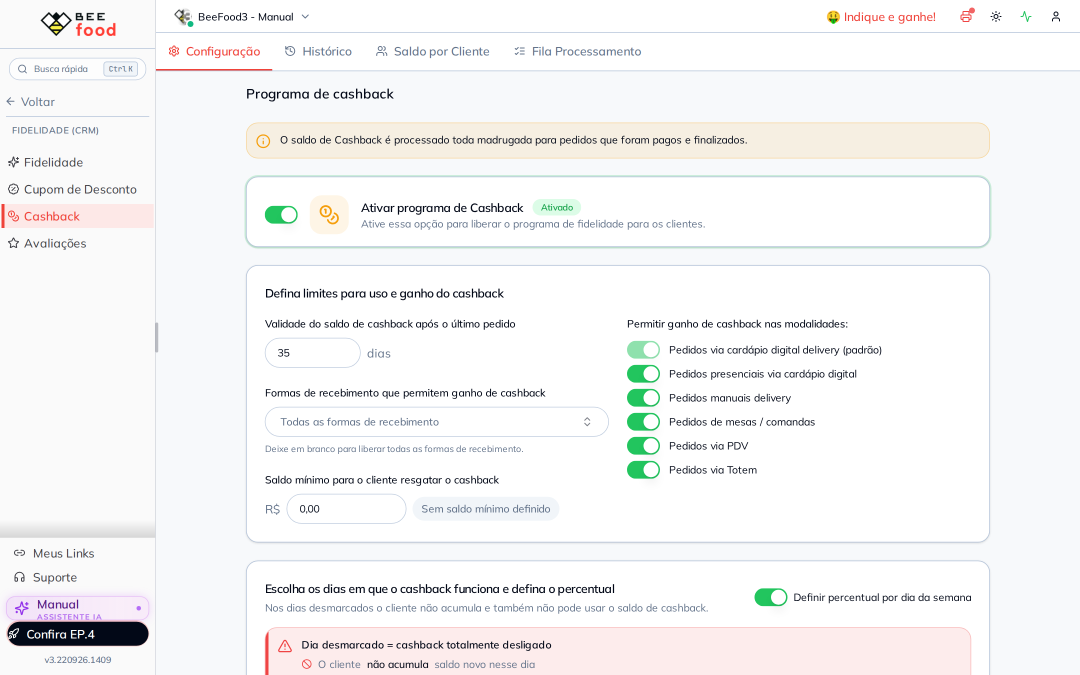
#> input picture manuais/totem-cupom-cashback/imagens-puras/03-crm-cashback-modalidade-totem.png, 2160 x 1350 px, given in place of 01-crm-cupons-canal-totem.png, which was not available (shown at 1/2 size); the run also reads 1 picture not shown here
$ python annotate.py
#> lines starting #> are read from the running program, lines starting #| are printed output that depends on the picture; pictures that were not available may be replaced by others from this repository, and a replacement may not be noted
"""Anota os screenshots do #122 — Cupom e cashback no totem.

Coordenadas em pixels **da imagem já recortada** (o recorte entra antes das
setas). Cada seta sai de um espaço vazio e mira a borda do elemento, nunca o
meio do texto.

Três padrões de recorte:

- **Página do painel**: sai a barra de cima (o "Indique e ganhe!") e entra uma
  faixa branca no alto, onde ficam as etiquetas do menu lateral.
- **Modal do cupom**: recorta no modal e cola faixa branca — à esquerda quando a
  seta vem da margem, à direita quando o alvo é o interruptor no fim da linha.
- **Totem** (1080x1920): a barra de cima desenha o logotipo retangular da loja
  dentro de um espaço quadrado e ele sai cortado; onde ela não ensina nada, o
  recorte a deixa de fora.
"""
import math
import os

from PIL import Image, ImageDraw, ImageFont

SRC = "imagens-puras"
OUT = "imagens-tratadas"
os.makedirs(OUT, exist_ok=True)

GREEN = (22, 150, 78)
WHITE = (255, 255, 255)
A_LINE = 235
A_BADGE = 245
FONT_CANDIDATES = [
    "/usr/share/fonts/truetype/croscore/Arimo-Bold.ttf",
    "/usr/share/fonts/truetype/dejavu/DejaVuSans-Bold.ttf",
]


def font(sz):
    for caminho in FONT_CANDIDATES:
        if os.path.exists(caminho):
            return ImageFont.truetype(caminho, sz)
    raise RuntimeError("nenhuma fonte bold encontrada")


def draw_arrow(d, x0, y0, x1, y1, w):
    col = GREEN + (A_LINE,)
    d.line([(x0, y0), (x1, y1)], fill=col, width=w)
    ang = math.atan2(y1 - y0, x1 - x0)
    L = w * 4.0
    for s in (0.5, -0.5):
        d.line([(x1, y1), (x1 - L * math.cos(ang - s), y1 - L * math.sin(ang - s))],
               fill=col, width=w)


def badge(d, cx, cy, r, num, fnt):
    d.ellipse([cx - r - 3, cy - r - 3, cx + r + 3, cy + r + 3], fill=WHITE + (245,))
    d.ellipse([cx - r, cy - r, cx + r, cy + r], fill=GREEN + (A_BADGE,))
    t = str(num)
    bb = d.textbbox((0, 0), t, font=fnt)
    d.text((cx - (bb[2] - bb[0]) / 2 - bb[0], cy - (bb[3] - bb[1]) / 2 - bb[1]),
           t, fill=WHITE, font=fnt)


def annotate(name, markers=(), ring=(), crop=None, pad_left=0, pad_top=0,
             pad_right=0, r=None, w=None, out_name=None):
#> called with name = '01-crm-cupons-canal-totem.png', ring = (), crop = (0, 86, 2160, 1290), pad_left = 0, pad_top = 110, pad_right = 0, r = 27, w = 4
    img = Image.open(os.path.join(SRC, name)).convert("RGBA")
    if crop:
        img = img.crop(crop)
#> img: PIL image 2160x1204 RGBA
    if pad_left or pad_top or pad_right:
        base = Image.new("RGBA",
                         (img.width + pad_left + pad_right, img.height + pad_top),
                         WHITE + (255,))
#> base: PIL image 2160x1314 RGBA; every value is 255
        base.paste(img, (pad_left, pad_top))
        img = base
    W, H = img.size
#> W = 2160; H = 1314
    overlay = Image.new("RGBA", (W, H), (0, 0, 0, 0))
#> overlay: PIL image 2160x1314 RGBA; every value is 0
    d = ImageDraw.Draw(overlay)
    r = r or int(W * 0.0125)
#> r = 27
    fnt = font(int(r * 1.25))
    w = w or max(2, int(W * 0.0022))
#> w = 4
    for (x0, y0, x1, y1) in ring:
        d.rounded_rectangle([x0, y0, x1, y1], radius=int(r * 0.6),
                            outline=GREEN + (A_LINE,), width=w)
    for (num, tx, ty, bx, by) in markers:
        ang = math.atan2(ty - by, tx - bx)
        draw_arrow(d, bx + (r + 6) * math.cos(ang), by + (r + 6) * math.sin(ang),
                   tx, ty, w)
        badge(d, bx, by, r, num, fnt)
    Image.alpha_composite(img, overlay).convert("RGB").save(
        os.path.join(OUT, out_name or name))
    print("OK", out_name or name, W, H)
#| OK 01-crm-cupons-canal-totem.png 2160 1314


# Página do painel sem a barra de cima, com faixa branca no alto.
PAGINA = dict(crop=(0, 86, 2160, 1290), pad_top=110, r=27, w=4)
# O aparelho sem a barra de cima (o logotipo retangular sai cortado nela).
TOTEM = dict(crop=(0, 88, 1080, 1920), r=17, w=3)

# --- 01 A lista de cupons filtrada pelo canal Totem ------------------------
annotate("01-crm-cupons-canal-totem.png",
         markers=[(1, 295, 403, 295, 55),
                  (2, 1135, 329, 1290, 384),
                  (3, 760, 754, 880, 754)],
         **PAGINA)

# --- 02 O cupom: canal Totem à esquerda, regras à direita ------------------
# Modal de x=500 a x=1660 e de y=70 a y=1290. A faixa de 160 px à direita
# recebe as etiquetas dos interruptores, que ficam no fim de cada linha.
annotate("02-crm-cupom-canais-regras.png",
         crop=(500, 70, 1660, 1290), pad_right=160, r=25, w=4,
         markers=[(1, 445, 400, 445, 560),
                  (2, 1090, 540, 1240, 540),
                  (3, 1090, 690, 1240, 690)])
#> call 2 of annotate, with name = '02-crm-cupom-canais-regras.png', ring = (), crop = (500, 70, 1660, 1290), pad_left = 0, pad_top = 0, pad_right = 160, r = 25, w = 4
#> in annotate (call 2), `img = img.crop(crop)`:
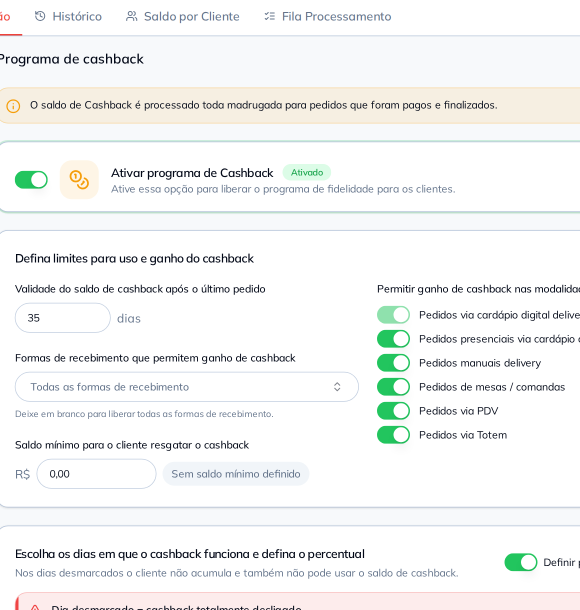
#> img: PIL image 1160x1220 RGBA (shown at 1/2 size); mean R, G, B, A 243.7, 244.8, 244, 255
#> in annotate (call 2), `base = Image.new("RGBA", (img.width + pad_left + pad_right, img.height..`: base: PIL image 1320x1220 RGBA; every value is 255
#> in annotate (call 2), `base.paste(img, (pad_left, pad_top))`:
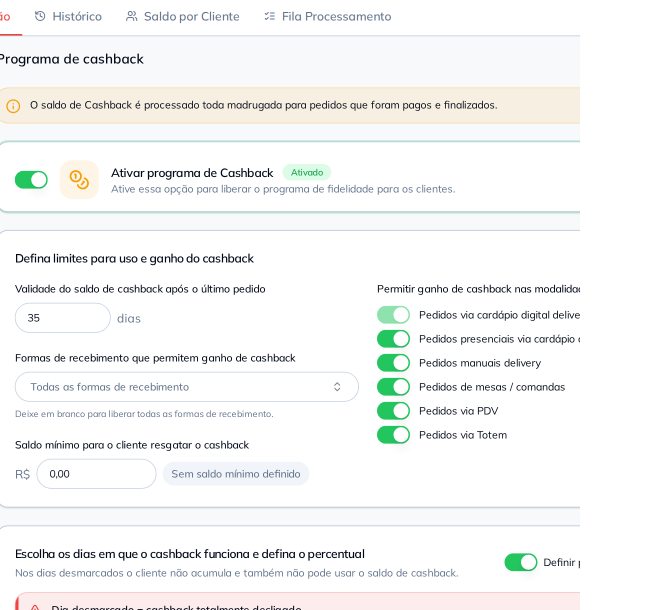
#> base: PIL image 1320x1220 RGBA (shown at 1/2 size); mean R, G, B, A 245.1, 246.1, 245.4, 255
#> in annotate (call 2), `overlay = Image.new("RGBA", (W, H), (0, 0, 0, 0))`: overlay: PIL image 1320x1220 RGBA; every value is 0
#> the loop in annotate (call 2), `for (num, tx, ty, bx, by) in markers:` made 3 passes
#| OK 02-crm-cupom-canais-regras.png 1320 1220

# --- 03 O cupom: configurações avançadas -----------------------------------
annotate("03-crm-cupom-avancadas.png",
         crop=(500, 70, 1660, 1290), pad_left=150, r=25, w=4,
         markers=[(1, 220, 268, 70, 268),
                  (2, 225, 575, 70, 575),
                  (3, 225, 825, 70, 825),
                  (4, 225, 957, 70, 957)])
#> call 3 of annotate, with name = '03-crm-cupom-avancadas.png', ring = (), crop = (500, 70, 1660, 1290), pad_left = 150, pad_top = 0, pad_right = 0, r = 25, w = 4
#> in annotate (call 3), `base = Image.new("RGBA", (img.width + pad_left + pad_right, img.height..`: base: PIL image 1310x1220 RGBA; every value is 255
#> in annotate (call 3), `base.paste(img, (pad_left, pad_top))`:
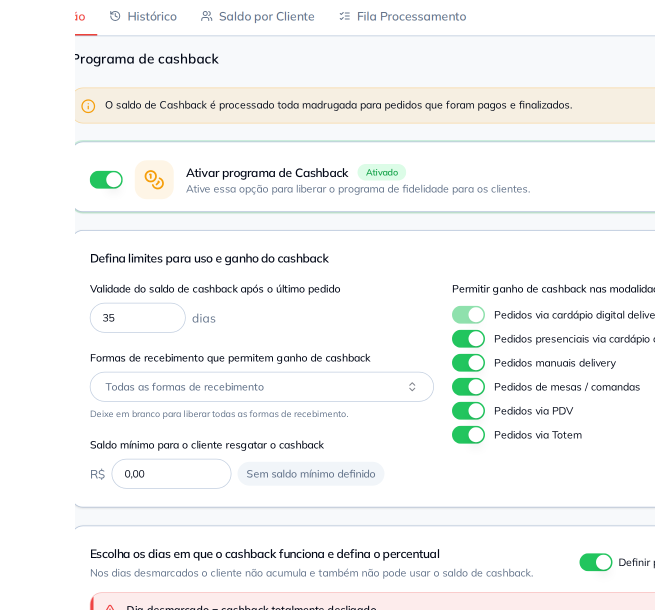
#> base: PIL image 1310x1220 RGBA (shown at 1/2 size); mean R, G, B, A 245, 246, 245.3, 255
#> in annotate (call 3), `overlay = Image.new("RGBA", (W, H), (0, 0, 0, 0))`: overlay: PIL image 1310x1220 RGBA; every value is 0
#> in annotate (call 3), `Image.alpha_composite(img, overlay).convert("RGB").save( os.path.join(..`:
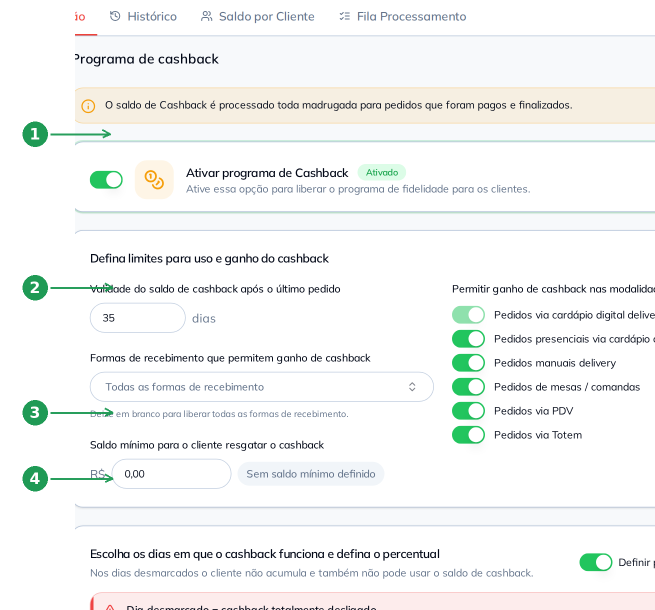
#> saved as 03-crm-cupom-avancadas.png: PIL image 1310x1220 RGB (shown at 1/2 size); mean R, G, B 243.7, 245.4, 244.3
#| OK 03-crm-cupom-avancadas.png 1310 1220

# --- 04 Cashback: o programa e a modalidade Totem --------------------------
annotate("04-crm-cashback-modalidades.png",
         markers=[(1, 295, 456, 295, 55),
                  (2, 490, 434, 370, 434),
                  (3, 520, 729, 390, 729),
                  (4, 1240, 964, 1120, 964)],
         **PAGINA)
#| OK 04-crm-cashback-modalidades.png 2160 1314

# --- 05 Cashback: o percentual que o totem anuncia -------------------------
annotate("05-crm-cashback-percentual.png",
         crop=(300, 620, 1990, 1350), r=25, w=4,
         markers=[(1, 1210, 92, 1100, 92),
                  (2, 1060, 350, 1150, 350),
                  (3, 705, 450, 530, 450)])
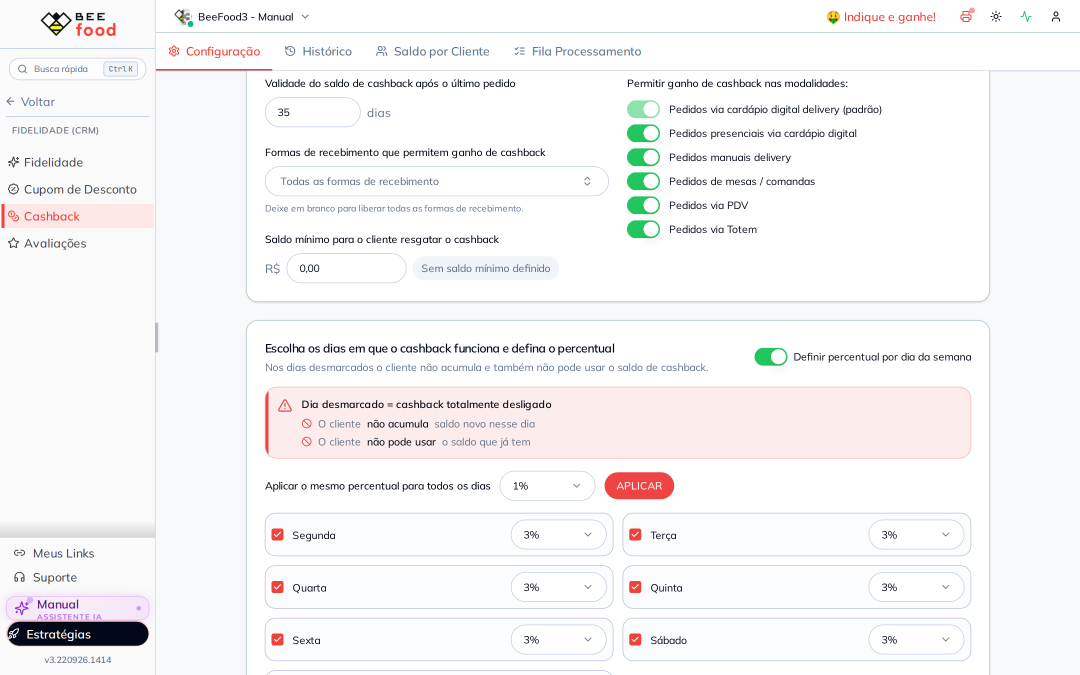
#> input picture manuais/totem-cupom-cashback/imagens-puras/05-crm-cashback-percentual.png, 2160 x 1350 px (shown at 1/2 size)
#> in annotate (call 5), `img = img.crop(crop)`:
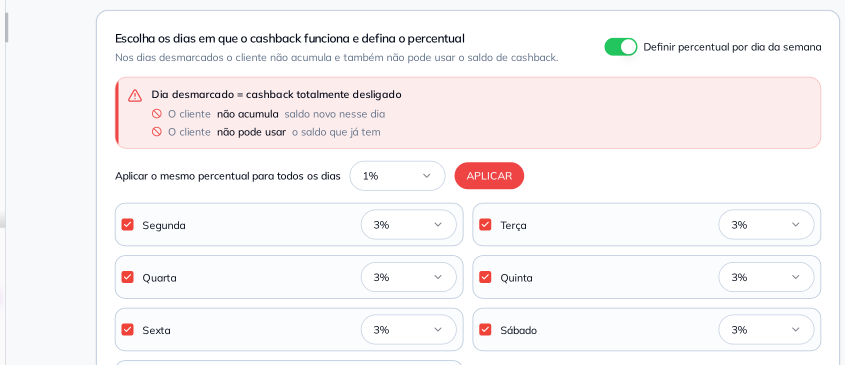
#> img: PIL image 1690x730 RGBA (shown at 1/2 size); mean R, G, B, A 247.5, 244.2, 245.3, 255
#> in annotate (call 5), `overlay = Image.new("RGBA", (W, H), (0, 0, 0, 0))`: overlay: PIL image 1690x730 RGBA; every value is 0
#> the loop in annotate (call 5), `for (num, tx, ty, bx, by) in markers:` made 3 passes
#> in annotate (call 5), `Image.alpha_composite(img, overlay).convert("RGB").save( os.path.join(..`:
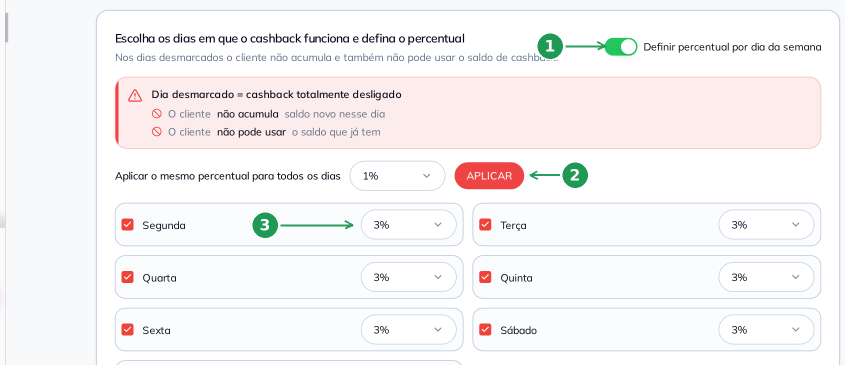
#> saved as 05-crm-cashback-percentual.png: PIL image 1690x730 RGB (shown at 1/2 size); mean R, G, B 246.3, 243.7, 244.3
#| OK 05-crm-cashback-percentual.png 1690 730

# --- 06 Totem: a identificação que oferece o cashback ----------------------
#> (the run stopped early here; a loop or call above may not have finished)
